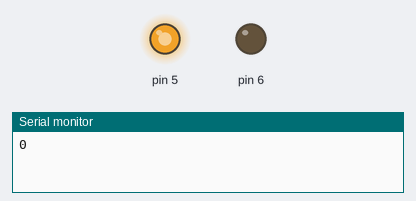
Recording of a sketch running on a simulated Arduino Uno, built with avr-gcc and run on an emulated ATmega328P. Parts: output pins drawn as LEDs (lit = HIGH), the last lines printed to the serial monitor.

Above: at 0.4 s.
At 1.3 s:
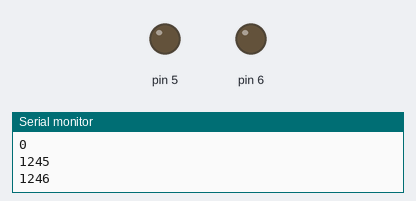
Timing chart, 0 to 2.8 s (numbered marks = the images above):
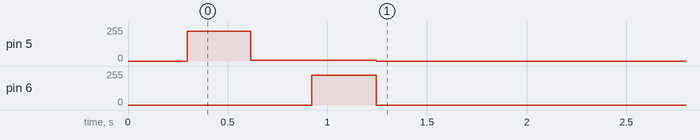

The sketch:

vaiven.ino
```cpp
byte duty=224, i;
//volatile unsigned long contador=0;
void setup() {
  // put your setup code here, to run once:
  Serial.begin(115200);
  while(!Serial){
    ;
  }
  //attachInterrupt(0,f1,RISING);
  Serial.print(millis());
  for(i=0;i<90;i++){
    analogWrite(5,duty*sin(2*i*3.1416/180));
    delayMicroseconds(6750);
  }
  for(i=0;i<90;i++){
    analogWrite(6,duty*sin(2*i*3.1416/180));
    delayMicroseconds(6750);
  }
  Serial.write("\r\n");
  Serial.print(millis());
  Serial.write("\r\n");
  Serial.print(millis());
  analogWrite(6,0);
  analogWrite(5,0);

}

void loop() {
  // put your main code here, to run repeatedly:
  /*Serial.write("0,0\r\n");
  for(i=0;i<90;i++){
    analogWrite(5,duty*sin(2*i*3.1416/180));
    Serial.print(millis());
    Serial.write(',');
    Serial.print(contador);
    Serial.write("\r\n");
    delay(10);
  }//fin for
  analogWrite(5,0);
  for(i=0;i<90;i++){
    analogWrite(6,duty*sin(2*i*3.1416/180));
    Serial.print(millis());
    Serial.write(',');
    Serial.print(contador);
    Serial.write("\r\n");
    delay(10);
    //delayMicroseconds(8500);
  }//fin for
  analogWrite(6,0);*/
}
/*void f1(){
  contador++;
}*/
```
